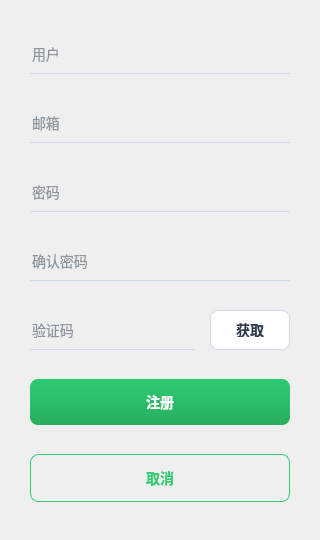
<?xml version="1.0" encoding="UTF-8"?>
<ui version="4.0">
 <class>Register</class>
 <widget class="QWidget" name="Register">
  <property name="geometry">
   <rect>
    <x>0</x>
    <y>0</y>
    <width>320</width>
    <height>540</height>
   </rect>
  </property>
  <property name="minimumSize">
   <size>
    <width>320</width>
    <height>540</height>
   </size>
  </property>
  <property name="maximumSize">
   <size>
    <width>320</width>
    <height>540</height>
   </size>
  </property>
  <property name="windowTitle">
   <string>XingChat - 注册</string>
  </property>
  <property name="styleSheet">
   <string notr="true">Register {
    background: qlineargradient(x1:0, y1:0, x2:0, y2:1, stop:0 #fafbfc, stop:1 #f1f3f6);
}
QLineEdit {
    border: none;
    border-bottom: 1px solid #d1d9e6;
    border-radius: 0px;
    padding: 10px 0px;
    background-color: transparent;
    color: #2c3e50;
    font-size: 14px;
    selection-background-color: #3498db;
}
QLineEdit:focus {
    border-bottom: 2px solid #3498db;
    background-color: transparent;
}
QLineEdit::placeholder {
    color: #95a5a6;
}
QPushButton {
    border-radius: 8px;
    padding: 12px;
    font-weight: 500;
    font-size: 14px;
    border: none;
}
QPushButton#registerButton {
    background: qlineargradient(x1:0, y1:0, x2:0, y2:1, stop:0 #2ecc71, stop:1 #27ae60);
    color: white;
}
QPushButton#registerButton:hover {
    background: qlineargradient(x1:0, y1:0, x2:0, y2:1, stop:0 #27ae60, stop:1 #229954);
}
QPushButton#registerButton:pressed {
    background: qlineargradient(x1:0, y1:0, x2:0, y2:1, stop:0 #229954, stop:1 #1e8449);
}
QPushButton#getCodeButton {
    background-color: #ffffff;
    color: #2c3e50;
    border: 1px solid #d1d9e6;
}
QPushButton#getCodeButton:hover {
    background-color: #f4f6f8;
}
QPushButton#cancelButton {
    background-color: transparent;
    color: #2ecc71;
    border: 1px solid #2ecc71;
}
QPushButton#cancelButton:hover {
    background: qlineargradient(x1:0, y1:0, x2:0, y2:1, stop:0 #ecf9f1, stop:1 #dff2e8);
    border: 1px solid #27ae60;
    color: #27ae60;
}
QLabel {
    color: #2c3e50;
}
</string>
  </property>
  <layout class="QVBoxLayout" name="verticalLayout">
   <property name="leftMargin">
    <number>30</number>
   </property>
   <property name="topMargin">
    <number>20</number>
   </property>
   <property name="rightMargin">
    <number>30</number>
   </property>
   <property name="bottomMargin">
    <number>20</number>
   </property>
   <property name="spacing">
    <number>15</number>
   </property>
   <item>
    <widget class="QLineEdit" name="usernameInput">
     <property name="minimumSize">
      <size>
       <width>0</width>
       <height>40</height>
      </size>
     </property>
     <property name="placeholderText">
      <string>用户</string>
     </property>
    </widget>
   </item>
   <item>
    <widget class="QLineEdit" name="emailInput">
     <property name="minimumSize">
      <size>
       <width>0</width>
       <height>40</height>
      </size>
     </property>
     <property name="placeholderText">
      <string>邮箱</string>
     </property>
    </widget>
   </item>
   <item>
    <widget class="QLineEdit" name="passwordInput">
     <property name="minimumSize">
      <size>
       <width>0</width>
       <height>40</height>
      </size>
     </property>
     <property name="placeholderText">
      <string>密码</string>
     </property>
     <property name="echoMode">
      <enum>QLineEdit::Password</enum>
     </property>
    </widget>
   </item>
   <item>
    <widget class="QLineEdit" name="confirmPasswordInput">
     <property name="minimumSize">
      <size>
       <width>0</width>
       <height>40</height>
      </size>
     </property>
     <property name="placeholderText">
      <string>确认密码</string>
     </property>
     <property name="echoMode">
      <enum>QLineEdit::Password</enum>
     </property>
    </widget>
   </item>
   <item>
    <layout class="QHBoxLayout" name="verificationLayout">
     <item>
      <widget class="QLineEdit" name="verificationInput">
       <property name="sizePolicy">
        <sizepolicy hsizetype="Expanding" vsizetype="Fixed">
         <horstretch>0</horstretch>
         <verstretch>0</verstretch>
        </sizepolicy>
       </property>
       <property name="minimumSize">
        <size>
         <width>0</width>
         <height>40</height>
        </size>
       </property>
       <property name="placeholderText">
        <string>验证码</string>
       </property>
      </widget>
     </item>
     <item>
      <widget class="QPushButton" name="getCodeButton">
       <property name="sizePolicy">
        <sizepolicy hsizetype="Fixed" vsizetype="Fixed">
         <horstretch>0</horstretch>
         <verstretch>0</verstretch>
        </sizepolicy>
       </property>
       <property name="minimumSize">
        <size>
         <width>80</width>
         <height>40</height>
        </size>
       </property>
       <property name="maximumSize">
        <size>
         <width>100</width>
         <height>40</height>
        </size>
       </property>
       <property name="text">
        <string>获取</string>
       </property>
       <property name="cursor">
        <cursorShape>PointingHandCursor</cursorShape>
       </property>
      </widget>
     </item>
    </layout>
   </item>
   <item>
    <widget class="QPushButton" name="registerButton">
     <property name="minimumSize">
      <size>
       <width>0</width>
       <height>45</height>
      </size>
     </property>
     <property name="cursor">
      <cursorShape>PointingHandCursor</cursorShape>
     </property>
     <property name="text">
      <string>注册</string>
     </property>
    </widget>
   </item>
   <item>
    <widget class="QPushButton" name="cancelButton">
     <property name="minimumSize">
      <size>
       <width>0</width>
       <height>45</height>
      </size>
     </property>
     <property name="cursor">
      <cursorShape>PointingHandCursor</cursorShape>
     </property>
     <property name="text">
      <string>取消</string>
     </property>
    </widget>
   </item>
  </layout>
 </widget>
 <resources/>
 <connections/>
</ui>
